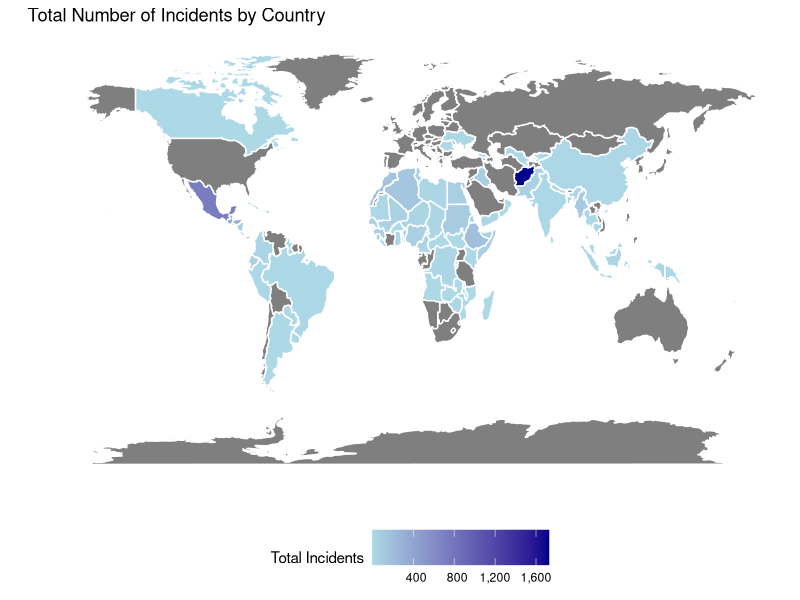
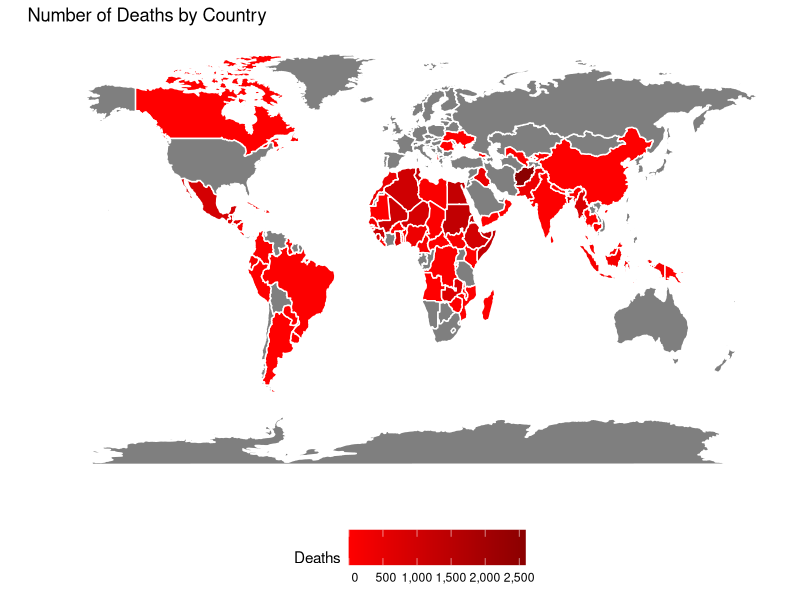
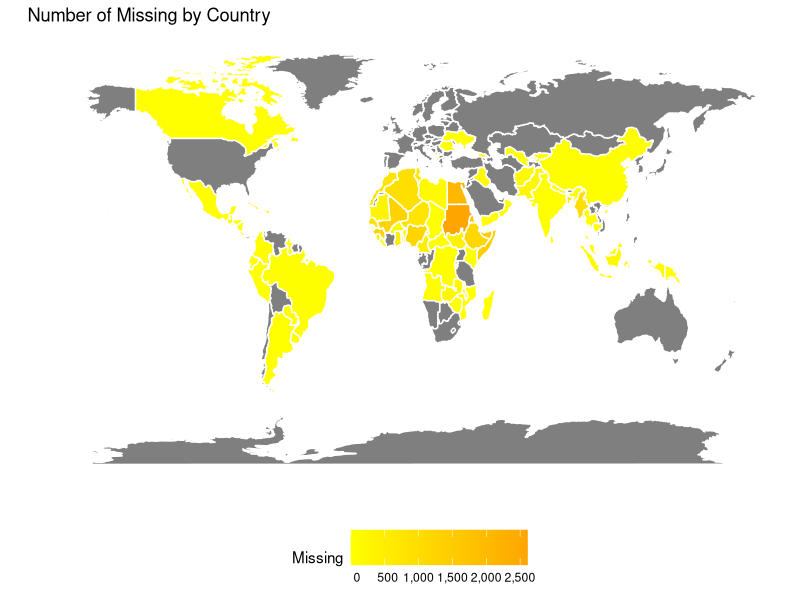
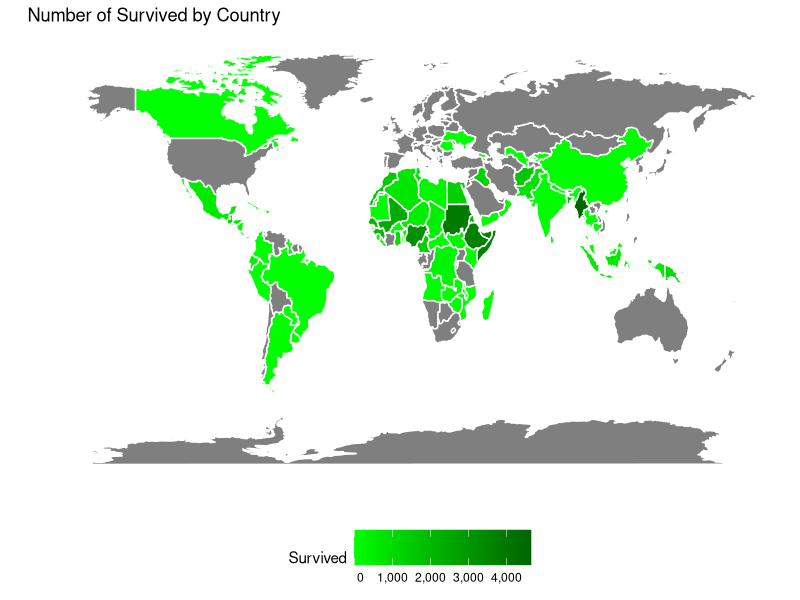
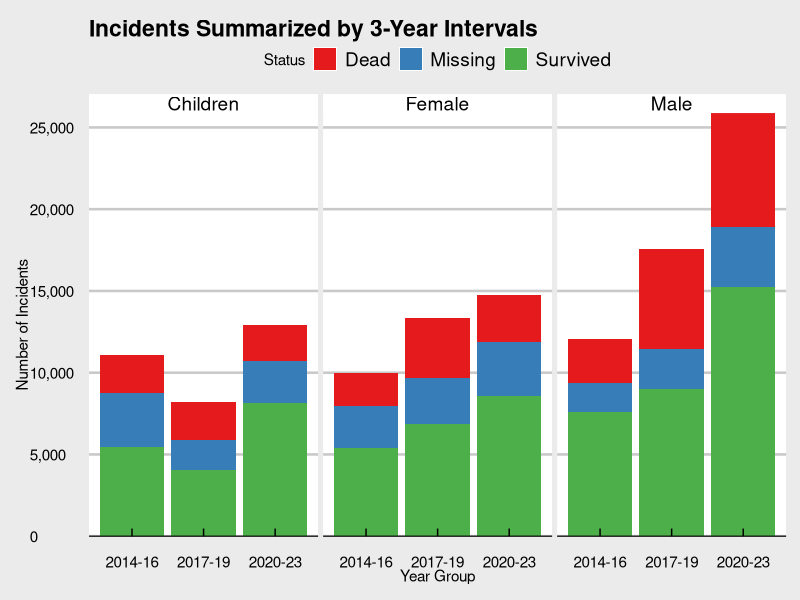
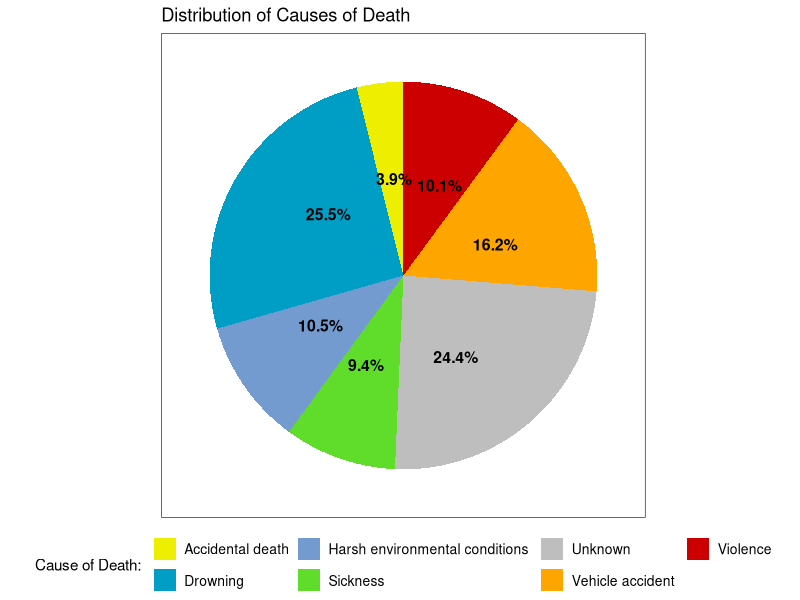
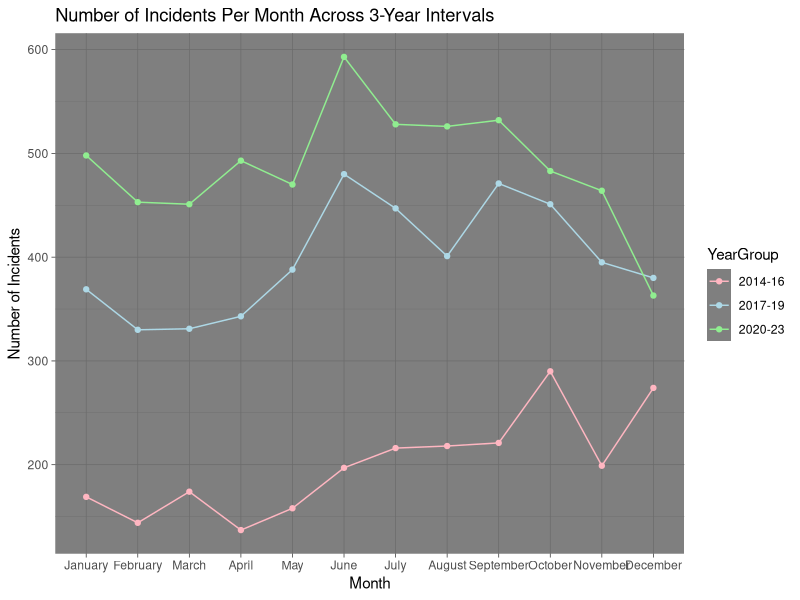

R code for these plots, in order:
## ---- chunk 1
options(warn=-1)
library(tidyverse)
library(ggplot2)
library(maps)
library(scales)
library(dplyr)
library(ggthemes)
library(stringr)
library(lubridate)
library(scales)

#loading data
d <- read.csv("Global Missing Migrants Dataset.csv")
# Get world map data
world_map <- map_data("world")

## ---- chunk 2
#total incident per country
incidents_total <- d %>%
  separate_rows(Country.of.Origin, sep = "[,;/]") %>%
  group_by(Country.of.Origin) %>%
  summarise(Total_Incidents = n(), .groups = 'drop')

#seperating dead surviivor and missing
incidents_details <- d %>%
  filter(!is.na(Number.of.Dead) | !is.na(Minimum.Estimated.Number.of.Missing) | !is.na(Number.of.Survivors)) %>%
  separate_rows(Country.of.Origin, sep = "[,;/]") %>%
  group_by(Country.of.Origin) %>%
  summarise(Deaths = sum(Number.of.Dead, na.rm = TRUE),
            Survived = sum(Number.of.Survivors, na.rm = TRUE),
            Missing = sum(Minimum.Estimated.Number.of.Missing, na.rm = TRUE), .groups = 'drop')

#joining map object with data
mapped_data <- world_map %>%
  left_join(incidents_total, by = c("region" = "Country.of.Origin")) %>%
  left_join(incidents_details, by = c("region" = "Country.of.Origin"))


# Map of Total Incidents by Country

total_incidents_map <- ggplot(mapped_data,
                              aes(x = long,
                                  y = lat, 
                                  group = group, 
                                  fill = Total_Incidents)) +
  geom_polygon(color = "white") +
  scale_fill_gradient(low = "lightblue",
                      high = "darkblue",
                      na.value = "grey50",
                      name = "Total Incidents",
                      labels = function(x) format(x, big.mark = ",")) +  # Custom labels with commas
  labs(title = "Total Number of Incidents by Country",
       x = "",
       y = "") +
  theme_minimal() +
  theme(legend.key.size = unit(0.9, "cm"), 
        legend.position = "bottom",
        axis.text.x = element_blank(),
        axis.text.y = element_blank()) +
  scale_x_continuous(name = "", 
                     breaks = NULL) +  # Hides x-axis labels and ticks
  scale_y_continuous(name = "", 
                     breaks = NULL)  # Hides y-axis labels and ticks

# i realize now using to many new lines makes things unreadable
# Map of Deaths by Country
deaths_map <- ggplot(mapped_data, aes(x = long, y = lat, group = group, fill = Deaths)) +
  geom_polygon(color = "white") +
  scale_fill_gradient(low = "red", high = "darkred", na.value = "grey50", name = "Deaths",
                      labels = function(x) format(x, big.mark = ",")) +  
  labs(title = "Number of Deaths by Country", x = "", y = "") +
  theme_minimal() +
  theme(legend.key.size = unit(0.9, "cm"), legend.position = "bottom", axis.text.x = element_blank(), axis.text.y = element_blank()) +
  scale_x_continuous(name = "", 
                     breaks = NULL) +  # Hides x-axis labels and ticks
  scale_y_continuous(name = "", 
                     breaks = NULL)  # Hides y-axis labels and ticks

# Map of Missing by Country
missing_map <- ggplot(mapped_data, aes(x = long, y = lat, group = group, fill = Missing)) +
  geom_polygon(color = "white") +
  scale_fill_gradient(low = "yellow", high = "orange", na.value = "grey50", name = "Missing",
                      labels = function(x) format(x, big.mark = ",")) +  
  labs(title = "Number of Missing by Country", x = "", y = "") +
  theme_minimal() +
  theme(legend.key.size = unit(0.9, "cm"), legend.position = "bottom", axis.text.x = element_blank(), axis.text.y = element_blank()) +
  scale_x_continuous(name = "", 
                     breaks = NULL) +  # Hides x-axis labels and ticks
  scale_y_continuous(name = "", 
                     breaks = NULL)  # Hides y-axis labels and ticks

# Map of Survivors by Country
survivors_map <- ggplot(mapped_data, aes(x = long, y = lat, group = group, fill = Survived)) +
  geom_polygon(color = "white") +
  scale_fill_gradient(low = "green", high = "darkgreen", na.value = "grey50", name = "Survived",
                      labels = function(x) format(x, big.mark = ",")) + 
  labs(title = "Number of Survived by Country", x = "", y = "") +
  theme_minimal() +
  theme(legend.key.size = unit(0.9, "cm"), legend.position = "bottom", axis.text.x = element_blank(), axis.text.y = element_blank()) +
  scale_x_continuous(name = "", 
                     breaks = NULL) +  # Hides x-axis labels and ticks
  scale_y_continuous(name = "", 
                     breaks = NULL)  # Hides y-axis labels and ticks
## ---- chunk 3
#i didnt want any code to show between the maps
# Printing the maps
print(total_incidents_map)
print(deaths_map)
print(missing_map)
print(survivors_map)


## ---- chunk 4

# Custom function to group years into 3-year intervals
group_years <- function(year) {
  if (year %in% 2014:2016) {
    return("2014-16")
  } else if (year %in% 2017:2019) {
    return("2017-19")
  } else if (year %in% 2020:2023) { 
    return("2020-23")
  } else {
    #unecessary but doesnt hurt to have good programming practices
    return(as.character(year)) 
  }
}

#making years to be in 3 yea intervals so the chart will be more readable
d$Year_Group <- sapply(d$Incident.year, group_years)

# double grouping for some reason didnt work so here i am
incidents_by_year_gender <- d %>%
  group_by(Year_Group) %>%
  summarise(Male_Survived = sum(Number.of.Survivors * (Number.of.Males > 0), na.rm = TRUE),
            Female_Survived = sum(Number.of.Survivors * (Number.of.Females > 0), na.rm = TRUE),
            Children_Survived = sum(Number.of.Survivors * (Number.of.Children > 0), na.rm = TRUE),
            Male_Dead = sum(Number.of.Dead * (Number.of.Males > 0), na.rm = TRUE),
            Female_Dead = sum(Number.of.Dead * (Number.of.Females > 0), na.rm = TRUE),
            Children_Dead = sum(Number.of.Dead * (Number.of.Children > 0), na.rm = TRUE),
            Male_Missing = sum(Minimum.Estimated.Number.of.Missing * (Number.of.Males > 0), na.rm = TRUE),
            Female_Missing = sum(Minimum.Estimated.Number.of.Missing * (Number.of.Females > 0), na.rm = TRUE),
            Children_Missing = sum(Minimum.Estimated.Number.of.Missing * (Number.of.Children > 0), na.rm = TRUE)) %>%
  pivot_longer(cols = -Year_Group, names_to = "Category", values_to = "Incidents")

# splitting category into gender and status
incidents_by_year_gender <- incidents_by_year_gender %>%
  separate(Category, into = c("Gender", "Status"), sep = "_")

#The plot
ggplot(incidents_by_year_gender, aes(x = Year_Group, y = Incidents, fill = Status)) +
  geom_bar(stat = "identity", 
           position = "stack") +
  facet_wrap(~Gender,
             scales = "fixed") +  
    scale_x_discrete(name = "Year Group", 
                   breaks = unique(incidents_by_year_gender$Year_Group)) +  # x lable scaling
  scale_y_continuous(name = "Number of Incidents", 
                     labels = scales::comma,  # comma formatting
                     expand = c(0,0),  # less expanding
                     limits = c(0, NA)) +  # y should start at 0 to repsent data truthfully
  theme_economist_white() +  # Economist white contrasts the colors of set1 really nice
  scale_fill_brewer(palette = "Set1") + #scale so all of them have the same y
  labs(x = "Year Group",
       y = "Number of Incidents",
       title = "Incidents Summarized by 3-Year Intervals")

## ---- chunk 5
# cleaning data -_-
d$Cause.of.Death <- str_replace(d$Cause.of.Death, "Mixed or unknown", "Unknown")
d$Cause.of.Death <- str_replace_all(d$Cause.of.Death, "/.*", "")

#some of the cleanings i wanted to be permanant.
d <- d %>%
  mutate(Cause.of.Death = str_split(Cause.of.Death, ",\\s*")) %>%
  unnest(Cause.of.Death)

#grouping by cause of death
cause_of_death_counts <- d %>%
  group_by(Cause.of.Death) %>%
  summarise(Count = n(), .groups = 'drop') %>%
  mutate(Percentage = Count / sum(Count) * 100)

#coloring what i think is the most intuitive color for its repective cause of death
colors <- c(
  "Accidental death" = "yellow2",
  "Drowning" = "#009dc4", #water blue
  "Harsh environmental conditions " = "#739bd0", #ice blue
  "Sickness " = "#60DD2A", #this green is used for toxin
  "Unknown" = "grey",
  "Vehicle accident " = "orange1",
  "Violence" = "red3"
)

#The plot
ggplot(cause_of_death_counts, aes(x = "", y = Count, fill = Cause.of.Death)) +
  geom_bar(stat = "identity",
           width = 1) +
  coord_polar("y",
              start = 0) +
  theme_void() +
  scale_fill_manual(values = colors) +
  geom_text(aes(label = paste0(round(Percentage, 1), "%")),
            position = position_stack(vjust = 0.6),
            size = 4, fontface = "bold",
            hjust = 0.5) +
  labs(fill = "Cause of Death: ", 
       title = "Distribution of Causes of Death") +
  theme_test()+ #found it randomly and it looks great
  theme(axis.title = element_blank(),  #I hate pie charts clean everything then redraw all of them
        axis.text.x = element_blank(), 
        axis.ticks = element_blank(), 
        legend.position = "bottom", 
        legend.text = element_text(size = 10))


## ---- chunk 6
# calculated incident per motnh and grouping them by years
d <- d %>%
  mutate(YearGroup = sapply(`Incident.year`, group_years),
         `Reported.Month` = factor(`Reported.Month`, levels = c("January", "February", "March", "April", "May", "June", "July", "August", "September", "October", "November", "December")))

monthly_incidents <- d %>%
  group_by(YearGroup, `Reported.Month`) %>%
  summarize(Incidents = n()) %>%
  ungroup() %>%
  arrange(match(`Reported.Month`, levels(`Reported.Month`))) # Ensure months are in correct order

#The plot
ggplot(monthly_incidents, aes(x=`Reported.Month`, y=Incidents, group=YearGroup, color=YearGroup)) +
  geom_line() + geom_point() +
  labs(title="Number of Incidents Per Month Across 3-Year Intervals",
       x="Month",
       y="Number of Incidents") +
  theme_dark() + #just trying something different
  #light colors for the dark theme.
  scale_colour_manual(values=c("2014-16"="#FFB6C1", "2017-19"="#ADD8E6", "2020-23"="#90EE90")) +  
  #scaling the y properly
  scale_y_continuous(labels=scales::comma)  
